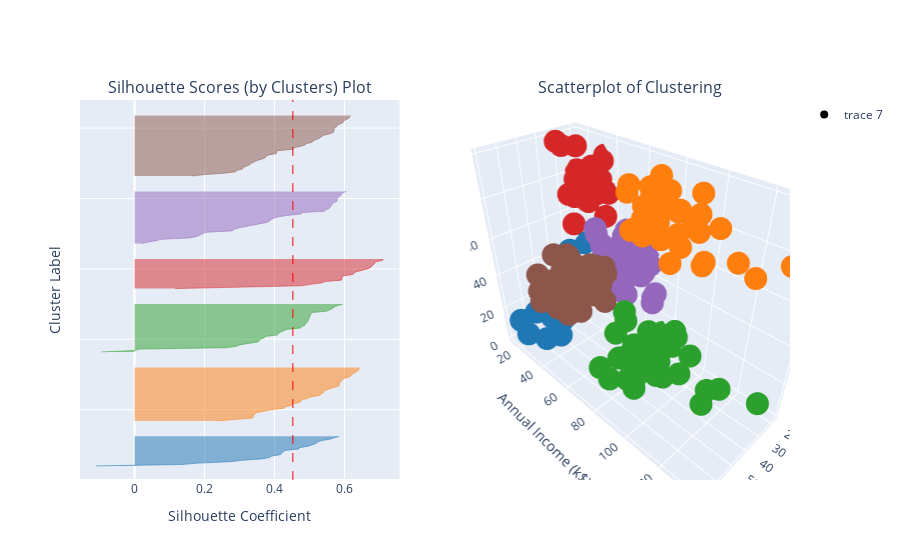

The notebook cell this image was saved under:
### Markdown cell above
The number of clusters with the highest silhouette plot is 6

### Code cell
show_silhouette(figures, 6)

### Figure 1 — Plotly figure (JSON) as saved in the notebook; plotly's stock layout.template omitted (floating-point values rounded to 4 significant figures; data arrays with more than 128 entries replaced by an {"elided": "..."} marker saying what was removed)
{"data": [{"fill": "tozerox", "line": {"color": "rgb(31.0, 119.0, 180.0)", "width": 0.5}, "mode": "lines", "showlegend": false, "type": "scatter", "x": [-0.1102, 0.1358, 0.1827, 0.2737, 0.3088, 0.3642, 0.3854, 0.3922, 0.4168, 0.4182, 0.426, 0.4287, 0.4692, 0.471, 0.496, 0.5096, 0.5193, 0.5222, 0.535, 0.5576, 0.5736, 0.5851], "xaxis": "x", "y": [10, 11, 12, 13, 14, 15, 16, 17, 18, 19, 20, 21, 22, 23, 24, 25, 26, 27, 28, 29, 30, 31], "yaxis": "y"}, {"fill": "tozerox", "line": {"color": "rgb(255.0, 127.0, 14.0)", "width": 0.5}, "mode": "lines", "showlegend": false, "type": "scatter", "x": [0.2352, 0.2863, 0.3375, 0.3394, 0.3406, 0.3431, 0.3513, 0.374, 0.3917, 0.4274, 0.4312, 0.4489, 0.4496, 0.4699, 0.4757, 0.4765, 0.4952, 0.5014, 0.5279, 0.5323, 0.5391, 0.5406, 0.5473, 0.5601, 0.5716, 0.5844, 0.5854, 0.5858, 0.5902, 0.5932, 0.5968, 0.6103, 0.6182, 0.6205, 0.6274, 0.6302, 0.6404, 0.6412, 0.6422], "xaxis": "x", "y": [42, 43, 44, 45, 46, 47, 48, 49, 50, 51, 52, 53, 54, 55, 56, 57, 58, 59, 60, 61, 62, 63, 64, 65, 66, 67, 68, 69, 70, 71, 72, 73, 74, 75, 76, 77, 78, 79, 80], "yaxis": "y"}, {"fill": "tozerox", "line": {"color": "rgb(44.0, 160.0, 44.0)", "width": 0.5}, "mode": "lines", "showlegend": false, "type": "scatter", "x": [-0.09545, -0.00141, 0.01478, 0.2605, 0.2918, 0.299, 0.3251, 0.3522, 0.3563, 0.3593, 0.3703, 0.3733, 0.4074, 0.4107, 0.4159, 0.4257, 0.4339, 0.4738, 0.4786, 0.4868, 0.4875, 0.4935, 0.4956, 0.4976, 0.5002, 0.5007, 0.5024, 0.503, 0.5083, 0.5501, 0.5578, 0.567, 0.5687, 0.5858, 0.5955], "xaxis": "x", "y": [91, 92, 93, 94, 95, 96, 97, 98, 99, 100, 101, 102, 103, 104, 105, 106, 107, 108, 109, 110, 111, 112, 113, 114, 115, 116, 117, 118, 119, 120, 121, 122, 123, 124, 125], "yaxis": "y"}, {"fill": "tozerox", "line": {"color": "rgb(214.0, 39.0, 40.0)", "width": 0.5}, "mode": "lines", "showlegend": false, "type": "scatter", "x": [0.1163, 0.2766, 0.4761, 0.5028, 0.5335, 0.5445, 0.5913, 0.5924, 0.5943, 0.5945, 0.624, 0.6267, 0.6344, 0.651, 0.6653, 0.6744, 0.6789, 0.6844, 0.6864, 0.689, 0.7087, 0.7114], "xaxis": "x", "y": [136, 137, 138, 139, 140, 141, 142, 143, 144, 145, 146, 147, 148, 149, 150, 151, 152, 153, 154, 155, 156, 157], "yaxis": "y"}, {"fill": "tozerox", "line": {"color": "rgb(148.0, 103.0, 189.0)", "width": 0.5}, "mode": "lines", "showlegend": false, "type": "scatter", "x": [0.02166, 0.03643, 0.06163, 0.07515, 0.1567, 0.178, 0.1861, 0.196, 0.2033, 0.2789, 0.2833, 0.2953, 0.316, 0.3268, 0.3489, 0.3774, 0.3861, 0.3887, 0.398, 0.4115, 0.4355, 0.4767, 0.4769, 0.5434, 0.5454, 0.557, 0.5592, 0.5618, 0.5644, 0.5676, 0.5781, 0.5786, 0.5798, 0.5819, 0.5893, 0.5916, 0.5928, 0.6054], "xaxis": "x", "y": [168, 169, 170, 171, 172, 173, 174, 175, 176, 177, 178, 179, 180, 181, 182, 183, 184, 185, 186, 187, 188, 189, 190, 191, 192, 193, 194, 195, 196, 197, 198, 199, 200, 201, 202, 203, 204, 205], "yaxis": "y"}, {"fill": "tozerox", "line": {"color": "rgb(140.0, 86.0, 75.0)", "width": 0.5}, "mode": "lines", "showlegend": false, "type": "scatter", "x": [0.1643, 0.1994, 0.2571, 0.2893, 0.2919, 0.3089, 0.3097, 0.3201, 0.3292, 0.333, 0.3406, 0.35, 0.3638, 0.3735, 0.3752, 0.3844, 0.4054, 0.4058, 0.4076, 0.4528, 0.4544, 0.4736, 0.4863, 0.491, 0.5076, 0.5097, 0.5217, 0.5301, 0.5341, 0.5408, 0.5583, 0.5685, 0.5693, 0.5698, 0.571, 0.5776, 0.5779, 0.587, 0.5957, 0.5966, 0.6034, 0.6121, 0.6138, 0.618], "xaxis": "x", "y": [216, 217, 218, 219, 220, 221, 222, 223, 224, 225, 226, 227, 228, 229, 230, 231, 232, 233, 234, 235, 236, 237, 238, 239, 240, 241, 242, 243, 244, 245, 246, 247, 248, 249, 250, 251, 252, 253, 254, 255, 256, 257, 258, 259], "yaxis": "y"}, {"fill": "tozeroy", "line": {"color": "red", "dash": "dash", "width": 1}, "mode": "lines", "showlegend": false, "type": "scatter", "x": {"elided": "500 float values"}, "xaxis": "x", "y": {"elided": "500 int values"}, "yaxis": "y"}, {"marker": {"color": {"elided": "200x3 int values"}}, "mode": "markers", "scene": "scene", "type": "scatter3d", "x": {"elided": "200 int values"}, "y": {"elided": "200 int values"}, "z": {"elided": "200 int values"}}], "layout": {"annotations": [{"font": {"size": 16}, "showarrow": false, "text": "Silhouette Scores (by Clusters) Plot", "x": 0.225, "xanchor": "center", "xref": "paper", "y": 1, "yanchor": "bottom", "yref": "paper"}, {"font": {"size": 16}, "showarrow": false, "text": "Scatterplot of Clustering", "x": 0.775, "xanchor": "center", "xref": "paper", "y": 1, "yanchor": "bottom", "yref": "paper"}], "scene": {"domain": {"x": [0.55, 1], "y": [0, 1]}, "xaxis": {"title": {"text": "Age"}}, "yaxis": {"title": {"text": "Annual Income (k$)"}}, "zaxis": {"title": {"text": "Spending Score (1-100)"}}}, "xaxis": {"anchor": "y", "domain": [0, 0.45], "title": {"text": "Silhouette Coefficient"}}, "yaxis": {"anchor": "x", "domain": [0, 1], "range": [0, 270], "showticklabels": false, "title": {"text": "Cluster Label"}}}}
